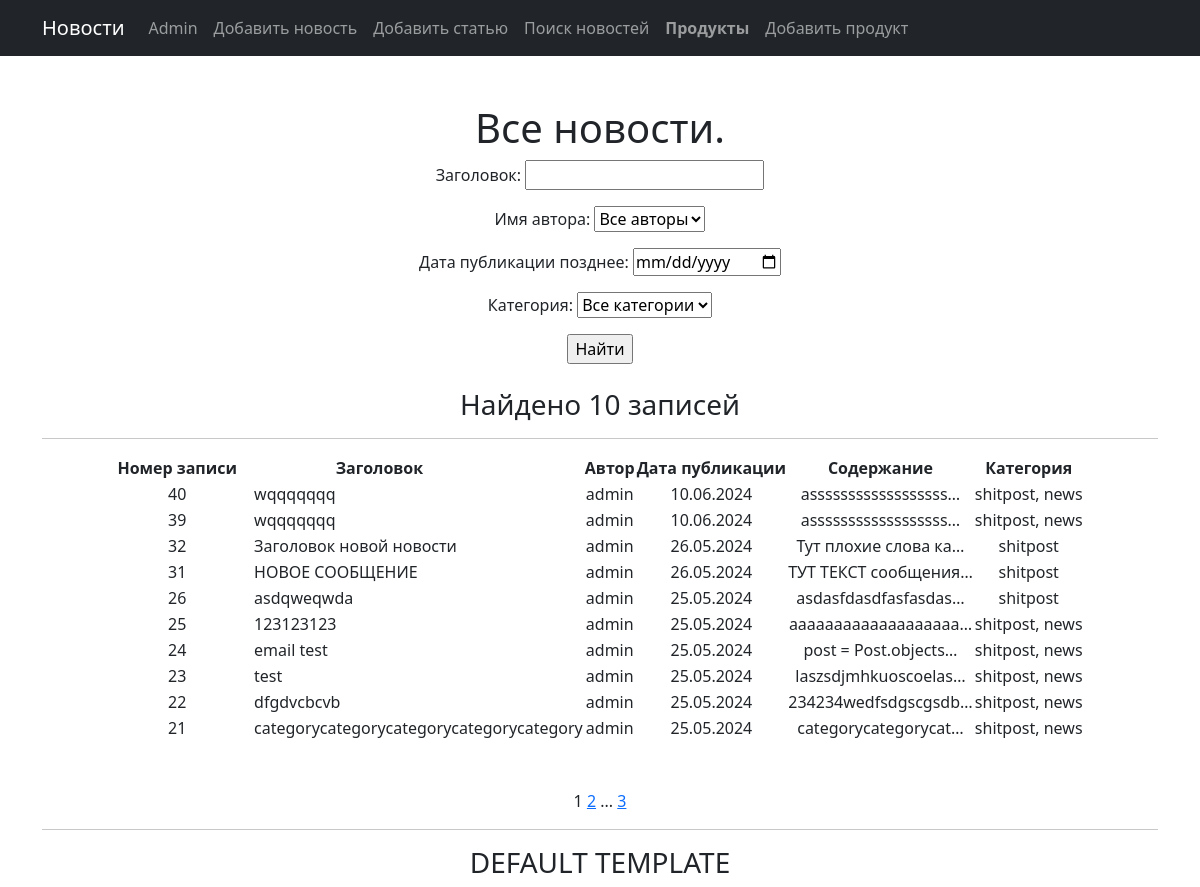
The app's page /news/search/ with its own data.
### news/models.py (models this page shows, shortened)
class Post(models.Model):
    article = 'article'
    news = 'news'
    post_type = [
        (article, 'Статья'),
        (news, 'Новость'),
    ]
    author = models.ForeignKey(Author, on_delete=models.CASCADE)
    type = models.CharField(max_length=255, choices=post_type, default=article)
    date_add = models.DateTimeField(auto_now_add=True)
    category = models.ManyToManyField(Category, through='PostCategory')
    rating = models.IntegerField(default=0)
    title = models.CharField(max_length=255)
    text = models.TextField()

class Author(models.Model):
    user = models.OneToOneField(User, on_delete=models.CASCADE)
    rating = models.IntegerField(default=0)
    def __str__(self):
        return f'{self.user.username}'

class Category(models.Model):
    name = models.CharField(max_length=255, unique=True)
    subscribers = models.ManyToManyField(User, related_name='categories')
    def __str__(self):
        return f'{self.name.title()}'

### news/views.py (the view)
# urls.py: path('search/', NewsFilter.as_view(), name='news_filter'),
class NewsFilter(ListView):
    model = Post
    ordering = '-date_add'
    template_name = 'news_search.html'
    context_object_name = 'news'
    paginate_by = 10
    def get_queryset(self):
        queryset = super().get_queryset()
        self.filterset = PostFilter(self.request.GET, queryset)
        return self.filterset.qs
    def get_context_data(self, **kwargs):
        context = super().get_context_data(**kwargs)
        context['filterset'] = self.filterset
        return context

### news/templatetags/my_filters.py (called while the page is built)
@register.filter(name='censor')
def censor(value):
    if not isinstance(value, str):
        raise TypeError("Входной аргумент должен быть строкой")
    censored_words = ["попа", "жопа", "какашки"]
    regex_pattern = r"\b(" + "|".join(map(re.escape, censored_words)) + r")\b"
    censored_text = re.sub(regex_pattern, lambda match: match.group()[0] + '*' * (len(match.group()) - 1), value, flags=re.IGNORECASE)
    return censored_text

### simpleapp/templatetags/custom_tags.py (called while the page is built)
@register.simple_tag(takes_context=True)
def url_replace(context, **kwargs):
   d = context['request'].GET.copy()
   for k, v in kwargs.items():
       d[k] = v
   return d.urlencode()

### templates/news_search.html (shortened to what this page needs)
{% extends 'flatpages/default.html' %}
{% load my_filters %}
{% load custom_tags %}
{% block content %}
<h1>Все новости. </h1>
<form action="" method="get">
   {{ filterset.form.as_p }}
   <input type="submit" value="Найти" />
</form>
<br>
<h3>Найдено {{ news|length }} записей</h3>
   <hr>
   {% if news %}
       <table style="margin: 0 auto;">
           <tr>
               <th>Номер записи</th>
               <th style="padding-right: 4em;">Заголовок</th>
               <th>Автор</th>
               <th>Дата публикации</th>
               <th>Содержание</th>
               <th>Категория</th>
           </tr>
           {% for new in news %}
           <tr>
               <td>{{ new.pk }}</td>
               <td style="text-align: left; padding-left: 1em;">{{ new.title|censor }}</td>
               <td>{{ new.author.user.username }}</td>
               <td>{{ new.date_add|date:'d.m.Y' }}</td>
               <td>{{ new.text|truncatechars:20|censor }}</td>
               <td>{% for category in new.category.all %}
                {{ category.name }}{% if not forloop.last %}, {% endif %}
                {% endfor %}</td>
           </tr>
           {% endfor %}
       </table>
   {% else %}
       <h2>Новостей нет!</h2>
   {% endif %}
    <br>
    <br>
   {{ page_obj.number }}
   {% if page_obj.has_next %}
       <a href="?{% url_replace page=page_obj.next_page_number %}">{{ page_obj.next_page_number }}</a>
       {% if paginator.num_pages != page_obj.next_page_number %}
           ...
           <a href="?{% url_replace page=page_obj.paginator.num_pages %}">{{ page_obj.paginator.num_pages }}</a>
       {% endif %}
   {% endif %}
{% endblock content %}

### records on screen
Post: pk "40", title|censor "wqqqqqqq", author.user.username "admin", date_add "10.06.2024", text|censor "assssssssssssssssss…"
Category: name "shitpost"
Category: name "news"
Post: pk "39", title|censor "wqqqqqqq", author.user.username "admin", date_add "10.06.2024", text|censor "assssssssssssssssss…"
Post: pk "32", title|censor "Заголовок новой новости", author.user.username "admin", date_add "26.05.2024", text|censor "Тут плохие слова ка…"
Post: pk "31", title|censor "НОВОЕ СООБЩЕНИЕ", author.user.username "admin", date_add "26.05.2024", text|censor "ТУТ ТЕКСТ сообщения…"
Post: pk "26", title|censor "asdqweqwda", author.user.username "admin", date_add "25.05.2024", text|censor "asdasfdasdfasfasdas…"
Post: pk "25", title|censor "123123123", author.user.username "admin", date_add "25.05.2024", text|censor "aaaaaaaaaaaaaaaaaaa…"
Post: pk "24", title|censor "email test", author.user.username "admin", date_add "25.05.2024", text|censor "post = Post.objects…"
Post: pk "23", title|censor "test", author.user.username "admin", date_add "25.05.2024", text|censor "laszsdjmhkuoscoelas…"
Post: pk "22", title|censor "dfgdvcbcvb", author.user.username "admin", date_add "25.05.2024", text|censor "234234wedfsdgscgsdb…"
Post: pk "21", title|censor "categorycategorycategorycategorycategory", author.user.username "admin", date_add "25.05.2024", text|censor "categorycategorycat…"

### other values on screen
{{ news|length }} "10"
{{ page_obj.number }} "1"
{{ page_obj.next_page_number }} "2"
{{ page_obj.paginator.num_pages }} "3"
